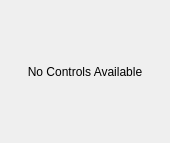
<?xml version="1.0" encoding="UTF-8"?>
<ui version="4.0">
 <class>SkeletonModuleWidget</class>
 <widget class="QWidget" name="SkeletonModuleWidget">
  <property name="geometry">
   <rect>
    <x>0</x>
    <y>0</y>
    <width>170</width>
    <height>143</height>
   </rect>
  </property>
  <property name="sizePolicy">
   <sizepolicy hsizetype="Expanding" vsizetype="Expanding">
    <horstretch>0</horstretch>
    <verstretch>0</verstretch>
   </sizepolicy>
  </property>
  <property name="windowTitle">
   <string>Skeleton Controls</string>
  </property>
  <layout class="QVBoxLayout" name="verticalLayout">
   <item>
    <widget class="QLabel" name="label">
     <property name="text">
      <string>No Controls Available</string>
     </property>
     <property name="alignment">
      <set>Qt::AlignCenter</set>
     </property>
    </widget>
   </item>
  </layout>
 </widget>
 <resources/>
 <connections/>
</ui>
